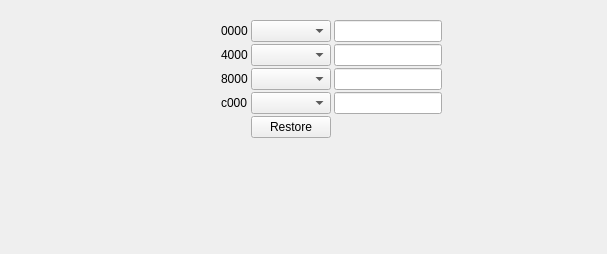
       <widget class="QWidget" name="memTab">
        <attribute name="icon">
         <iconset resource="../xpeccy.qrc">
          <normaloff>:/images/memory.png</normaloff>:/images/memory.png</iconset>
        </attribute>
        <attribute name="title">
         <string/>
        </attribute>
        <layout class="QHBoxLayout" name="horizontalLayout_9">
         <item>
          <layout class="QVBoxLayout" name="verticalLayout_14">
           <property name="rightMargin">
            <number>3</number>
           </property>
           <item>
            <widget class="QLabel" name="labMemMap">
             <property name="enabled">
              <bool>true</bool>
             </property>
             <property name="sizePolicy">
              <sizepolicy hsizetype="Fixed" vsizetype="Fixed">
               <horstretch>0</horstretch>
               <verstretch>0</verstretch>
              </sizepolicy>
             </property>
             <property name="minimumSize">
              <size>
               <width>192</width>
               <height>192</height>
              </size>
             </property>
             <property name="maximumSize">
              <size>
               <width>192</width>
               <height>192</height>
              </size>
             </property>
             <property name="text">
              <string/>
             </property>
            </widget>
           </item>
           <item>
            <spacer name="verticalSpacer_13">
             <property name="orientation">
              <enum>Qt::Vertical</enum>
             </property>
             <property name="sizeHint" stdset="0">
              <size>
               <width>20</width>
               <height>40</height>
              </size>
             </property>
            </spacer>
           </item>
          </layout>
         </item>
         <item>
          <widget class="QWidget" name="widBank" native="true">
           <layout class="QGridLayout" name="gridLayout_10">
            <property name="horizontalSpacing">
             <number>3</number>
            </property>
            <property name="verticalSpacing">
             <number>2</number>
            </property>
            <item row="6" column="0">
             <widget class="QLabel" name="label_60">
              <property name="text">
               <string>c000</string>
              </property>
             </widget>
            </item>
            <item row="9" column="1">
             <spacer name="verticalSpacer_11">
              <property name="orientation">
               <enum>Qt::Vertical</enum>
              </property>
              <property name="sizeHint" stdset="0">
               <size>
                <width>20</width>
                <height>40</height>
               </size>
              </property>
             </spacer>
            </item>
            <item row="6" column="1">
             <widget class="QComboBox" name="cbBank3"/>
            </item>
            <item row="2" column="1">
             <widget class="QComboBox" name="cbBank1"/>
            </item>
            <item row="0" column="1">
             <widget class="QComboBox" name="cbBank0">
              <property name="frame">
               <bool>true</bool>
              </property>
             </widget>
            </item>
            <item row="8" column="1">
             <widget class="QPushButton" name="pbRestMemMap">
              <property name="text">
               <string>Restore</string>
              </property>
             </widget>
            </item>
            <item row="2" column="0">
             <widget class="QLabel" name="label_48">
              <property name="text">
               <string>4000</string>
              </property>
             </widget>
            </item>
            <item row="4" column="0">
             <widget class="QLabel" name="label_55">
              <property name="text">
               <string>8000</string>
              </property>
             </widget>
            </item>
            <item row="0" column="0">
             <widget class="QLabel" name="label_28">
              <property name="text">
               <string>0000</string>
              </property>
             </widget>
            </item>
            <item row="4" column="1">
             <widget class="QComboBox" name="cbBank2"/>
            </item>
            <item row="0" column="2">
             <widget class="xHexSpin" name="numBank0"/>
            </item>
            <item row="2" column="2">
             <widget class="xHexSpin" name="numBank1"/>
            </item>
            <item row="4" column="2">
             <widget class="xHexSpin" name="numBank2"/>
            </item>
            <item row="6" column="2">
             <widget class="xHexSpin" name="numBank3"/>
            </item>
           </layout>
          </widget>
         </item>
         <item>
          <spacer name="horizontalSpacer_5">
           <property name="orientation">
            <enum>Qt::Horizontal</enum>
           </property>
           <property name="sizeHint" stdset="0">
            <size>
             <width>40</width>
             <height>20</height>
            </size>
           </property>
          </spacer>
         </item>
         <item>
          <spacer name="horizontalSpacer_2">
           <property name="orientation">
            <enum>Qt::Horizontal</enum>
           </property>
           <property name="sizeHint" stdset="0">
            <size>
             <width>105</width>
             <height>20</height>
            </size>
           </property>
          </spacer>
         </item>
        </layout>
       </widget>
